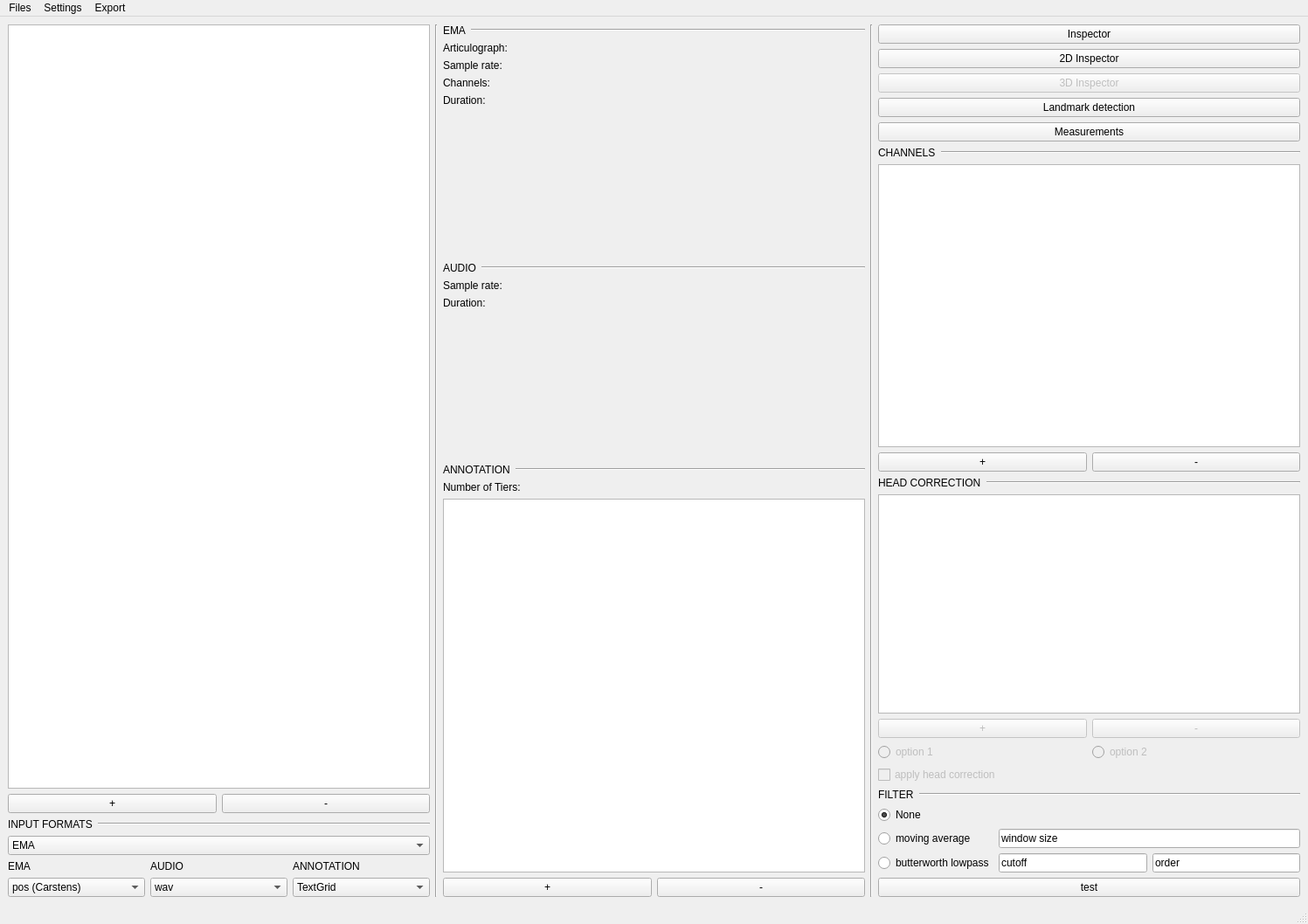
<?xml version="1.0" encoding="UTF-8"?>
<ui version="4.0">
 <class>MainWindow</class>
 <widget class="QMainWindow" name="MainWindow">
  <property name="geometry">
   <rect>
    <x>0</x>
    <y>0</y>
    <width>1497</width>
    <height>1058</height>
   </rect>
  </property>
  <property name="sizePolicy">
   <sizepolicy hsizetype="MinimumExpanding" vsizetype="MinimumExpanding">
    <horstretch>0</horstretch>
    <verstretch>0</verstretch>
   </sizepolicy>
  </property>
  <property name="windowTitle">
   <string>MainWindow</string>
  </property>
  <widget class="QWidget" name="centralwidget">
   <layout class="QGridLayout" name="gridLayout_2">
    <item row="0" column="0">
     <layout class="QGridLayout" name="gridLayout">
      <item row="0" column="1">
       <layout class="QVBoxLayout" name="verticalLayout">
        <item>
         <widget class="QListWidget" name="dataList">
          <property name="selectionMode">
           <enum>QAbstractItemView::SingleSelection</enum>
          </property>
         </widget>
        </item>
        <item>
         <layout class="QHBoxLayout" name="horizontalLayout_2">
          <item>
           <widget class="QPushButton" name="addFilesToDataListButton">
            <property name="text">
             <string>+</string>
            </property>
           </widget>
          </item>
          <item>
           <widget class="QPushButton" name="removeFilesFromDataListButton">
            <property name="text">
             <string>-</string>
            </property>
           </widget>
          </item>
         </layout>
        </item>
        <item>
         <layout class="QVBoxLayout" name="verticalLayout_14">
          <item>
           <layout class="QHBoxLayout" name="horizontalLayout">
            <item>
             <widget class="QLabel" name="label_6">
              <property name="sizePolicy">
               <sizepolicy hsizetype="Preferred" vsizetype="Preferred">
                <horstretch>0</horstretch>
                <verstretch>0</verstretch>
               </sizepolicy>
              </property>
              <property name="text">
               <string>INPUT FORMATS</string>
              </property>
             </widget>
            </item>
            <item>
             <widget class="Line" name="line_9">
              <property name="sizePolicy">
               <sizepolicy hsizetype="Expanding" vsizetype="Fixed">
                <horstretch>0</horstretch>
                <verstretch>0</verstretch>
               </sizepolicy>
              </property>
              <property name="orientation">
               <enum>Qt::Horizontal</enum>
              </property>
             </widget>
            </item>
           </layout>
          </item>
          <item>
           <widget class="QComboBox" name="comboBox_4">
            <item>
             <property name="text">
              <string>EMA</string>
             </property>
            </item>
           </widget>
          </item>
          <item>
           <layout class="QGridLayout" name="gridLayout_8">
            <item row="1" column="2">
             <widget class="QComboBox" name="comboBox_3">
              <item>
               <property name="text">
                <string>TextGrid</string>
               </property>
              </item>
             </widget>
            </item>
            <item row="1" column="0">
             <widget class="QComboBox" name="comboBox">
              <item>
               <property name="text">
                <string>pos (Carstens)</string>
               </property>
              </item>
             </widget>
            </item>
            <item row="1" column="1">
             <widget class="QComboBox" name="comboBox_2">
              <item>
               <property name="text">
                <string>wav</string>
               </property>
              </item>
             </widget>
            </item>
            <item row="0" column="0">
             <widget class="QLabel" name="label_8">
              <property name="text">
               <string>EMA</string>
              </property>
             </widget>
            </item>
            <item row="0" column="1">
             <widget class="QLabel" name="label_11">
              <property name="text">
               <string>AUDIO</string>
              </property>
             </widget>
            </item>
            <item row="0" column="2">
             <widget class="QLabel" name="label_13">
              <property name="text">
               <string>ANNOTATION</string>
              </property>
             </widget>
            </item>
           </layout>
          </item>
         </layout>
        </item>
       </layout>
      </item>
     </layout>
    </item>
    <item row="0" column="3">
     <widget class="Line" name="line_7">
      <property name="orientation">
       <enum>Qt::Vertical</enum>
      </property>
     </widget>
    </item>
    <item row="0" column="1">
     <widget class="Line" name="line_8">
      <property name="orientation">
       <enum>Qt::Vertical</enum>
      </property>
     </widget>
    </item>
    <item row="0" column="2">
     <layout class="QVBoxLayout" name="verticalLayout_2">
      <item>
       <layout class="QVBoxLayout" name="verticalLayout_3">
        <item>
         <layout class="QHBoxLayout" name="horizontalLayout_3">
          <item>
           <widget class="QLabel" name="label">
            <property name="sizePolicy">
             <sizepolicy hsizetype="Minimum" vsizetype="Preferred">
              <horstretch>0</horstretch>
              <verstretch>0</verstretch>
             </sizepolicy>
            </property>
            <property name="text">
             <string>EMA</string>
            </property>
           </widget>
          </item>
          <item>
           <widget class="Line" name="line">
            <property name="sizePolicy">
             <sizepolicy hsizetype="Expanding" vsizetype="Fixed">
              <horstretch>0</horstretch>
              <verstretch>0</verstretch>
             </sizepolicy>
            </property>
            <property name="orientation">
             <enum>Qt::Horizontal</enum>
            </property>
           </widget>
          </item>
         </layout>
        </item>
        <item>
         <layout class="QGridLayout" name="gridLayout_3">
          <item row="2" column="1">
           <widget class="QLabel" name="emaChannelInfoLabel">
            <property name="text">
             <string/>
            </property>
           </widget>
          </item>
          <item row="1" column="0">
           <widget class="QLabel" name="label_5">
            <property name="text">
             <string>Sample rate:</string>
            </property>
           </widget>
          </item>
          <item row="2" column="0">
           <widget class="QLabel" name="label_7">
            <property name="text">
             <string>Channels:</string>
            </property>
           </widget>
          </item>
          <item row="0" column="1">
           <widget class="QLabel" name="emaDeviceInfoLabel">
            <property name="text">
             <string/>
            </property>
           </widget>
          </item>
          <item row="0" column="0">
           <widget class="QLabel" name="label_3">
            <property name="text">
             <string>Articulograph:</string>
            </property>
           </widget>
          </item>
          <item row="1" column="1">
           <widget class="QLabel" name="emaSamplerateInfoLabel">
            <property name="text">
             <string/>
            </property>
           </widget>
          </item>
          <item row="3" column="0">
           <widget class="QLabel" name="label_4">
            <property name="text">
             <string>Duration:</string>
            </property>
           </widget>
          </item>
          <item row="3" column="1">
           <widget class="QLabel" name="emaDurationInfoLabel">
            <property name="text">
             <string/>
            </property>
           </widget>
          </item>
         </layout>
        </item>
        <item>
         <spacer name="verticalSpacer">
          <property name="orientation">
           <enum>Qt::Vertical</enum>
          </property>
          <property name="sizeHint" stdset="0">
           <size>
            <width>20</width>
            <height>40</height>
           </size>
          </property>
         </spacer>
        </item>
        <item>
         <layout class="QVBoxLayout" name="verticalLayout_4">
          <item>
           <layout class="QHBoxLayout" name="horizontalLayout_4">
            <item>
             <widget class="QLabel" name="label_2">
              <property name="sizePolicy">
               <sizepolicy hsizetype="Minimum" vsizetype="Preferred">
                <horstretch>0</horstretch>
                <verstretch>0</verstretch>
               </sizepolicy>
              </property>
              <property name="text">
               <string>AUDIO</string>
              </property>
             </widget>
            </item>
            <item>
             <widget class="Line" name="line_2">
              <property name="sizePolicy">
               <sizepolicy hsizetype="Expanding" vsizetype="Fixed">
                <horstretch>0</horstretch>
                <verstretch>0</verstretch>
               </sizepolicy>
              </property>
              <property name="orientation">
               <enum>Qt::Horizontal</enum>
              </property>
             </widget>
            </item>
           </layout>
          </item>
          <item>
           <layout class="QGridLayout" name="gridLayout_4">
            <item row="0" column="0">
             <widget class="QLabel" name="label_12">
              <property name="text">
               <string>Sample rate:</string>
              </property>
             </widget>
            </item>
            <item row="0" column="1">
             <widget class="QLabel" name="audioSamplerateInfoLabel">
              <property name="text">
               <string/>
              </property>
             </widget>
            </item>
            <item row="1" column="1">
             <widget class="QLabel" name="audioDurationInfoLabel">
              <property name="text">
               <string/>
              </property>
             </widget>
            </item>
            <item row="1" column="0">
             <widget class="QLabel" name="label_14">
              <property name="text">
               <string>Duration:</string>
              </property>
             </widget>
            </item>
           </layout>
          </item>
         </layout>
        </item>
        <item>
         <spacer name="verticalSpacer_2">
          <property name="orientation">
           <enum>Qt::Vertical</enum>
          </property>
          <property name="sizeHint" stdset="0">
           <size>
            <width>20</width>
            <height>40</height>
           </size>
          </property>
         </spacer>
        </item>
       </layout>
      </item>
      <item>
       <layout class="QVBoxLayout" name="verticalLayout_5">
        <item>
         <layout class="QHBoxLayout" name="horizontalLayout_5">
          <item>
           <widget class="QLabel" name="label_9">
            <property name="sizePolicy">
             <sizepolicy hsizetype="Minimum" vsizetype="Preferred">
              <horstretch>0</horstretch>
              <verstretch>0</verstretch>
             </sizepolicy>
            </property>
            <property name="text">
             <string>ANNOTATION</string>
            </property>
           </widget>
          </item>
          <item>
           <widget class="Line" name="line_3">
            <property name="sizePolicy">
             <sizepolicy hsizetype="Expanding" vsizetype="Fixed">
              <horstretch>0</horstretch>
              <verstretch>0</verstretch>
             </sizepolicy>
            </property>
            <property name="orientation">
             <enum>Qt::Horizontal</enum>
            </property>
           </widget>
          </item>
         </layout>
        </item>
        <item>
         <layout class="QGridLayout" name="gridLayout_5">
          <item row="0" column="1">
           <widget class="QLabel" name="annotationTierNumberInfoLabel">
            <property name="text">
             <string/>
            </property>
            <property name="alignment">
             <set>Qt::AlignLeading|Qt::AlignLeft|Qt::AlignTop</set>
            </property>
           </widget>
          </item>
          <item row="0" column="0">
           <widget class="QLabel" name="label_16">
            <property name="text">
             <string>Number of Tiers:</string>
            </property>
           </widget>
          </item>
         </layout>
        </item>
        <item>
         <layout class="QVBoxLayout" name="verticalLayout_15">
          <item>
           <widget class="QTableWidget" name="tierList"/>
          </item>
          <item>
           <layout class="QHBoxLayout" name="horizontalLayout_12">
            <item>
             <widget class="QPushButton" name="addTierNameToTierListButton">
              <property name="enabled">
               <bool>true</bool>
              </property>
              <property name="text">
               <string>+</string>
              </property>
             </widget>
            </item>
            <item>
             <widget class="QPushButton" name="removeTierNameFromTierListButton">
              <property name="enabled">
               <bool>true</bool>
              </property>
              <property name="text">
               <string>-</string>
              </property>
             </widget>
            </item>
           </layout>
          </item>
         </layout>
        </item>
       </layout>
      </item>
     </layout>
    </item>
    <item row="0" column="4">
     <layout class="QVBoxLayout" name="verticalLayout_8">
      <item>
       <layout class="QVBoxLayout" name="verticalLayout_6">
        <item>
         <widget class="QPushButton" name="openInspectorWindowButton">
          <property name="text">
           <string>Inspector</string>
          </property>
         </widget>
        </item>
        <item>
         <widget class="QPushButton" name="open2DInspectorWindowButton">
          <property name="text">
           <string>2D Inspector</string>
          </property>
         </widget>
        </item>
        <item>
         <widget class="QPushButton" name="open3DInspectorWindowButton">
          <property name="enabled">
           <bool>false</bool>
          </property>
          <property name="text">
           <string>3D Inspector</string>
          </property>
         </widget>
        </item>
        <item>
         <widget class="QPushButton" name="landmarkDetectionButton">
          <property name="text">
           <string>Landmark detection</string>
          </property>
         </widget>
        </item>
        <item>
         <widget class="QPushButton" name="measurementsButton">
          <property name="text">
           <string>Measurements</string>
          </property>
         </widget>
        </item>
        <item>
         <layout class="QVBoxLayout" name="verticalLayout_7">
          <item>
           <layout class="QHBoxLayout" name="horizontalLayout_6">
            <item>
             <widget class="QLabel" name="label_18">
              <property name="sizePolicy">
               <sizepolicy hsizetype="Minimum" vsizetype="Preferred">
                <horstretch>0</horstretch>
                <verstretch>0</verstretch>
               </sizepolicy>
              </property>
              <property name="text">
               <string>CHANNELS</string>
              </property>
             </widget>
            </item>
            <item>
             <widget class="Line" name="line_4">
              <property name="sizePolicy">
               <sizepolicy hsizetype="Expanding" vsizetype="Fixed">
                <horstretch>0</horstretch>
                <verstretch>0</verstretch>
               </sizepolicy>
              </property>
              <property name="orientation">
               <enum>Qt::Horizontal</enum>
              </property>
             </widget>
            </item>
           </layout>
          </item>
          <item>
           <layout class="QVBoxLayout" name="verticalLayout_9">
            <item>
             <widget class="QTableWidget" name="channelTable"/>
            </item>
            <item>
             <layout class="QHBoxLayout" name="horizontalLayout_7">
              <item>
               <widget class="QPushButton" name="addChannelToChannelTableButton">
                <property name="text">
                 <string>+</string>
                </property>
               </widget>
              </item>
              <item>
               <widget class="QPushButton" name="removeChannelFromChannelTableButton">
                <property name="text">
                 <string>-</string>
                </property>
               </widget>
              </item>
             </layout>
            </item>
           </layout>
          </item>
          <item>
           <layout class="QVBoxLayout" name="verticalLayout_10">
            <item>
             <layout class="QHBoxLayout" name="horizontalLayout_8">
              <item>
               <widget class="QLabel" name="label_19">
                <property name="sizePolicy">
                 <sizepolicy hsizetype="Minimum" vsizetype="Preferred">
                  <horstretch>0</horstretch>
                  <verstretch>0</verstretch>
                 </sizepolicy>
                </property>
                <property name="text">
                 <string>HEAD CORRECTION</string>
                </property>
               </widget>
              </item>
              <item>
               <widget class="Line" name="line_5">
                <property name="sizePolicy">
                 <sizepolicy hsizetype="Expanding" vsizetype="Fixed">
                  <horstretch>0</horstretch>
                  <verstretch>0</verstretch>
                 </sizepolicy>
                </property>
                <property name="orientation">
                 <enum>Qt::Horizontal</enum>
                </property>
               </widget>
              </item>
             </layout>
            </item>
            <item>
             <layout class="QVBoxLayout" name="verticalLayout_11">
              <item>
               <widget class="QTableWidget" name="headCorrectionList"/>
              </item>
              <item>
               <layout class="QHBoxLayout" name="horizontalLayout_9">
                <item>
                 <widget class="QPushButton" name="addChannelToHeadCorrectionListButton">
                  <property name="enabled">
                   <bool>false</bool>
                  </property>
                  <property name="text">
                   <string>+</string>
                  </property>
                 </widget>
                </item>
                <item>
                 <widget class="QPushButton" name="removeChannelFromHeadCorrectionListButton">
                  <property name="enabled">
                   <bool>false</bool>
                  </property>
                  <property name="text">
                   <string>-</string>
                  </property>
                 </widget>
                </item>
               </layout>
              </item>
             </layout>
            </item>
            <item>
             <layout class="QVBoxLayout" name="verticalLayout_12">
              <item>
               <layout class="QGridLayout" name="gridLayout_6">
                <item row="0" column="0">
                 <widget class="QRadioButton" name="radioButton">
                  <property name="enabled">
                   <bool>false</bool>
                  </property>
                  <property name="text">
                   <string>option 1</string>
                  </property>
                 </widget>
                </item>
                <item row="0" column="1">
                 <widget class="QRadioButton" name="radioButton_2">
                  <property name="enabled">
                   <bool>false</bool>
                  </property>
                  <property name="text">
                   <string>option 2</string>
                  </property>
                 </widget>
                </item>
               </layout>
              </item>
              <item>
               <widget class="QCheckBox" name="checkBox">
                <property name="enabled">
                 <bool>false</bool>
                </property>
                <property name="text">
                 <string>apply head correction</string>
                </property>
               </widget>
              </item>
             </layout>
            </item>
           </layout>
          </item>
         </layout>
        </item>
       </layout>
      </item>
      <item>
       <layout class="QVBoxLayout" name="verticalLayout_13">
        <item>
         <layout class="QHBoxLayout" name="horizontalLayout_10">
          <item>
           <widget class="QLabel" name="label_20">
            <property name="sizePolicy">
             <sizepolicy hsizetype="Minimum" vsizetype="Preferred">
              <horstretch>0</horstretch>
              <verstretch>0</verstretch>
             </sizepolicy>
            </property>
            <property name="text">
             <string>FILTER</string>
            </property>
           </widget>
          </item>
          <item>
           <widget class="Line" name="line_6">
            <property name="sizePolicy">
             <sizepolicy hsizetype="Expanding" vsizetype="Fixed">
              <horstretch>0</horstretch>
              <verstretch>0</verstretch>
             </sizepolicy>
            </property>
            <property name="orientation">
             <enum>Qt::Horizontal</enum>
            </property>
           </widget>
          </item>
         </layout>
        </item>
        <item>
         <layout class="QGridLayout" name="gridLayout_7">
          <item row="1" column="0">
           <widget class="QRadioButton" name="filterRadioButtonMovingAverage">
            <property name="text">
             <string>moving average</string>
            </property>
           </widget>
          </item>
          <item row="2" column="0">
           <widget class="QRadioButton" name="filterRadioButtonBWLP">
            <property name="text">
             <string>butterworth lowpass</string>
            </property>
           </widget>
          </item>
          <item row="0" column="0">
           <widget class="QRadioButton" name="filterRadioButtonNone">
            <property name="text">
             <string>None</string>
            </property>
            <property name="checked">
             <bool>true</bool>
            </property>
           </widget>
          </item>
          <item row="1" column="1">
           <widget class="QLineEdit" name="movingAverageInput">
            <property name="text">
             <string>window size</string>
            </property>
           </widget>
          </item>
          <item row="2" column="1">
           <layout class="QHBoxLayout" name="horizontalLayout_11">
            <item>
             <widget class="QLineEdit" name="bwLowPassCutoffInput">
              <property name="text">
               <string>cutoff</string>
              </property>
             </widget>
            </item>
            <item>
             <widget class="QLineEdit" name="bwLowPassOrderInput">
              <property name="text">
               <string>order</string>
              </property>
             </widget>
            </item>
           </layout>
          </item>
         </layout>
        </item>
       </layout>
      </item>
      <item>
       <widget class="QPushButton" name="testButton">
        <property name="text">
         <string>test</string>
        </property>
       </widget>
      </item>
     </layout>
    </item>
   </layout>
  </widget>
  <widget class="QMenuBar" name="menubar">
   <property name="geometry">
    <rect>
     <x>0</x>
     <y>0</y>
     <width>1497</width>
     <height>28</height>
    </rect>
   </property>
   <widget class="QMenu" name="menuFiles">
    <property name="title">
     <string>Files</string>
    </property>
    <addaction name="actionimport_corpus"/>
   </widget>
   <widget class="QMenu" name="menuSettings">
    <property name="title">
     <string>Settings</string>
    </property>
    <addaction name="actionas"/>
   </widget>
   <widget class="QMenu" name="menuexport">
    <property name="title">
     <string>Export</string>
    </property>
    <addaction name="actionexport_EMA_to_netcdf"/>
    <addaction name="actionexport_EMA_to_csv"/>
    <addaction name="actionexport_landmarks_to_JSON"/>
    <addaction name="actionexport_landmarks_to_TextGrid"/>
    <addaction name="actionexport_landmarks_to_csv"/>
   </widget>
   <addaction name="menuFiles"/>
   <addaction name="menuSettings"/>
   <addaction name="menuexport"/>
  </widget>
  <widget class="QStatusBar" name="statusbar"/>
  <action name="actionimport_corpus">
   <property name="text">
    <string>import corpus</string>
   </property>
  </action>
  <action name="actionas">
   <property name="text">
    <string>change settings</string>
   </property>
  </action>
  <action name="actionexport_EMA_to_netcdf">
   <property name="text">
    <string>export EMA to netcdf</string>
   </property>
  </action>
  <action name="actionexport_EMA_to_csv">
   <property name="text">
    <string>export EMA to csv</string>
   </property>
  </action>
  <action name="actionexport_landmarks_to_TextGrid">
   <property name="text">
    <string>export landmarks to TextGrid</string>
   </property>
  </action>
  <action name="actionexport_landmarks_to_csv">
   <property name="text">
    <string>export landmarks to csv</string>
   </property>
  </action>
  <action name="actionexport_landmarks_to_JSON">
   <property name="text">
    <string>export landmarks to JSON</string>
   </property>
  </action>
 </widget>
 <resources/>
 <connections/>
</ui>
